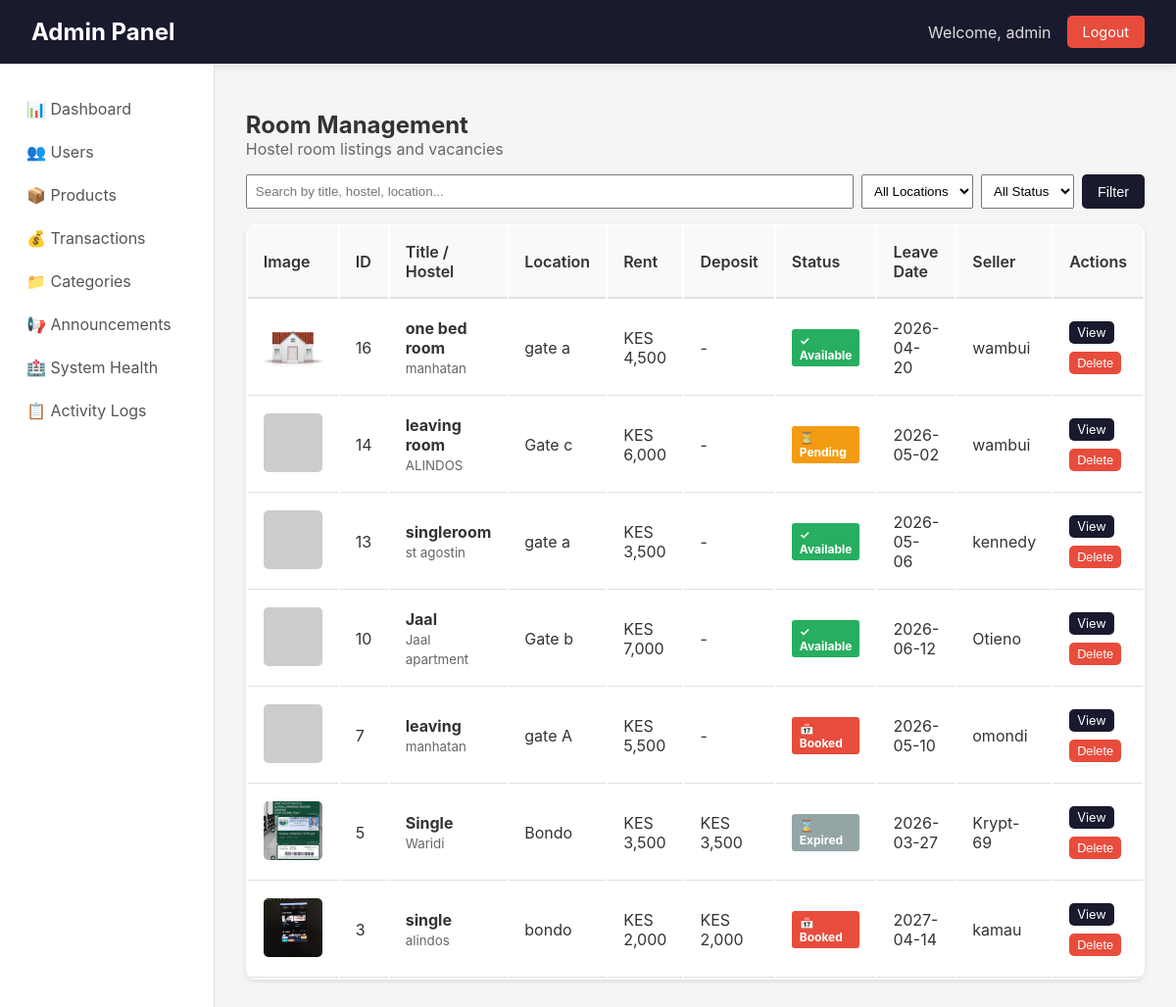
The app's page /admin/rooms (signed in), older data.
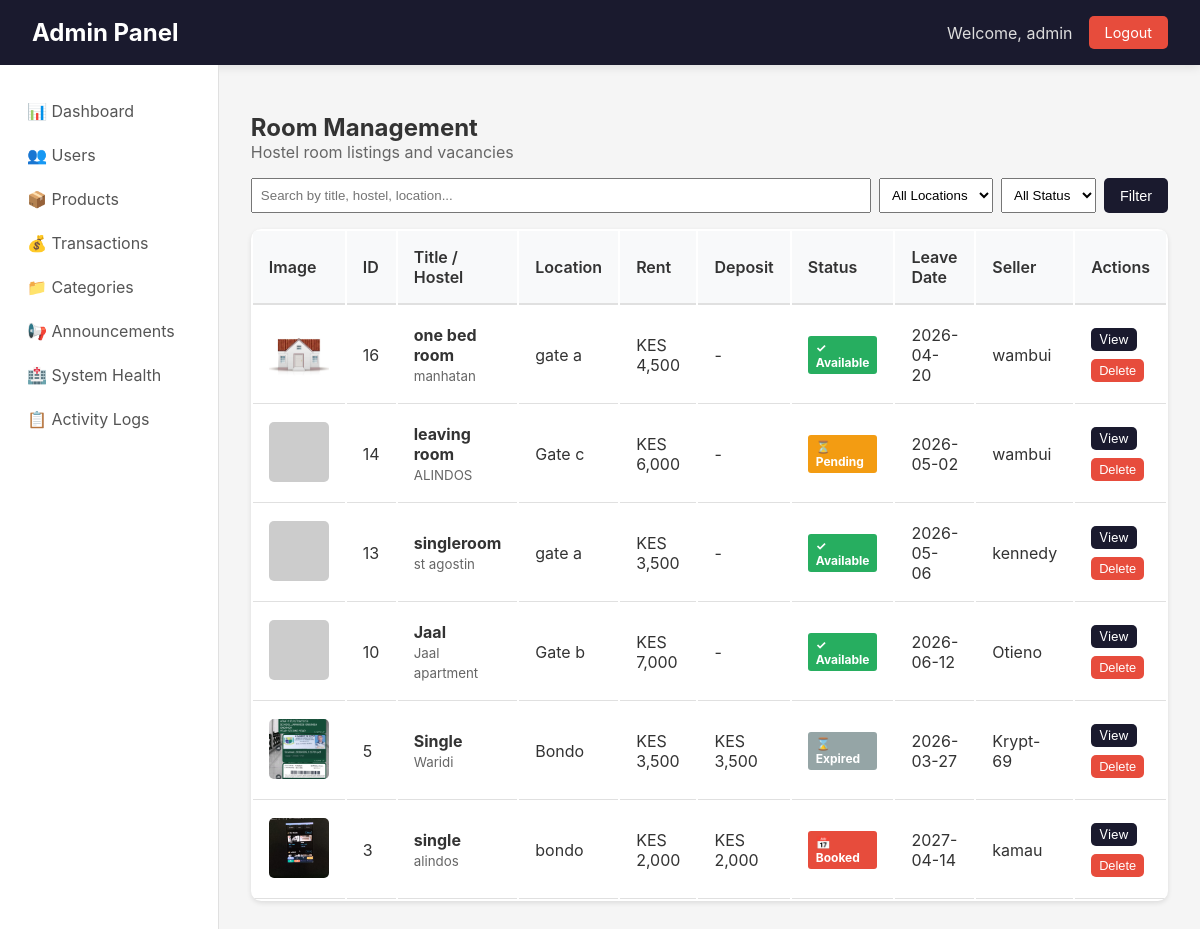
The same page, newer data.
### app/models.py (models this page shows, shortened)
class Product(db.Model):
    __tablename__ = 'products'
    id = db.Column(db.Integer, primary_key=True)
    title = db.Column(db.String(100), nullable=False)
    description = db.Column(db.Text)
    price = db.Column(db.Float, nullable=False)
    condition = db.Column(db.String(20))
    contact_info = db.Column(db.Text)
    is_fast_moving = db.Column(db.Boolean, default=False)
    is_active = db.Column(db.Boolean, default=True)
    is_sold = db.Column(db.Boolean, default=False)
    Token = db.Column(db.Float, nullable=False)
    category_id = db.Column(db.Integer, db.ForeignKey('categories.id'), nullable=False)
    seller_id = db.Column(db.Integer, db.ForeignKey('users.id'), nullable=False)
    image_group_id = db.Column(db.Integer, db.ForeignKey('product_image_groups.id'), nullable=True)
    created_at = db.Column(db.DateTime, default=datetime.utcnow)
    updated_at = db.Column(db.DateTime, default=datetime.utcnow, onupdate=datetime.utcnow)
    hostel_name = db.Column(db.String(100), nullable=False, default='')
    location = db.Column(db.String(100), nullable=False, default='')
    leave_date = db.Column(db.DateTime, nullable=False, default=datetime.utcnow)
    room_type = db.Column(db.String(20), default='single')
    deposit = db.Column(db.Float, default=0)
    commission_percentage = db.Column(db.Float, default=0)
    is_commission_listing = db.Column(db.Boolean, default=False)
    status = db.Column(db.String(20), default='available')
    agreement_user_id = db.Column(db.Integer, db.ForeignKey('users.id'), nullable=True)
    agreement_expires_at = db.Column(db.DateTime, nullable=True)
    booked_at = db.Column(db.DateTime, nullable=True)
    total_unlocks = db.Column(db.Integer, default=0)
    last_interest_update = db.Column(db.DateTime, default=datetime.utcnow)
    payments = db.relationship('Payment', back_populates='product', lazy=True, cascade="all, delete-orphan")
    chats = db.relationship('Chat', back_populates='product', lazy=True, cascade='all, delete-orphan')
    offers = db.relationship('Offer', back_populates='product', lazy=True, cascade='all, delete-orphan')
    unlocks = db.relationship(
    'ProductUnlock',
    back_populates='product',
    cascade='all, delete-orphan'
)
    notifications = db.relationship(
    'Notification',
    back_populates='product',
    cascade='all, delete-orphan'
)
    agreement_user = db.relationship('User', foreign_keys=[agreement_user_id])
    category = db.relationship('Category', back_populates='products')
    seller = db.relationship('User', foreign_keys=[seller_id], back_populates='products')
    image_group = db.relationship('ProductImageGroup', back_populates='product')

class ProductImage(db.Model):
    __tablename__ = 'product_images'
    id = db.Column(db.Integer, primary_key=True)
    filename = db.Column(db.String(255), nullable=False)
    filepath = db.Column(db.String(500), nullable=False)
    uploaded_at = db.Column(db.DateTime, default=datetime.utcnow)
    group_id = db.Column(db.Integer, db.ForeignKey('product_image_groups.id'))
    group = db.relationship('ProductImageGroup', back_populates='images')

class User(UserMixin, db.Model):
    __tablename__ = 'users'
    id = db.Column(db.Integer, primary_key=True)
    username = db.Column(db.String(80), unique=True, nullable=False)
    email = db.Column(db.String(120), unique=True, nullable=False)
    password_hash = db.Column(db.String(128))
    phone = db.Column(db.String(20))
    created_at = db.Column(db.DateTime, default=datetime.utcnow)
    google_id = db.Column(db.String(100), unique=True, nullable=True)
    profile_picture = db.Column(db.String(500), nullable=True)
    products = db.relationship('Product',
        foreign_keys='Product.seller_id',
        back_populates='seller',
        lazy=True
    )
    payments = db.relationship('Payment',
        back_populates='payment_user',
        lazy=True
    )
    phone_number = db.Column(db.String(20))
    campus_location = db.Column(db.String(100))
    hostel_name = db.Column(db.String(100))
    hostel_room = db.Column(db.String(20))
    whatsapp_number = db.Column(db.String(20))
    show_contact_details = db.Column(db.Boolean, default=True)
    contact_preference = db.Column(db.String(20), default='whatsapp')
    is_admin = db.Column(db.Boolean, default=False)
    conversations_as_buyer = db.relationship('Chat',
        foreign_keys='Chat.buyer_id',
        back_populates='buyer',
        lazy=True,
        cascade='all, delete-orphan'
    )
    conversations_as_seller = db.relationship('Chat',
        foreign_keys='Chat.seller_id',
        back_populates='seller',
        lazy=True,
        cascade='all, delete-orphan'
    )
    sent_messages = db.relationship('Message',
        foreign_keys='Message.sender_id',
        back_populates='sender',
        lazy=True,
        cascade='all, delete-orphan'
    )
    sent_offers = db.relationship('Offer',
        foreign_keys='Offer.buyer_id',
        back_populates='offer_buyer',
        lazy=True
    )
    received_offers = db.relationship('Offer',
        foreign_keys='Offer.seller_id',
        back_populates='offer_seller',
        lazy=True
    )

### app/admin/routes.py (the view)
@admin_bp.route('/rooms')
@login_required
@admin_required
def rooms():
    page = request.args.get('page', 1, type=int)
    search = request.args.get('search', '')
    status = request.args.get('status', 'all')
    location = request.args.get('location', '')
    query = Product.query.filter(
        Product.hostel_name != '',
        Product.hostel_name.isnot(None)
    )
    if search:
        query = query.filter(
            (Product.title.ilike(f'%{search}%')) |
            (Product.hostel_name.ilike(f'%{search}%')) |
            (Product.location.ilike(f'%{search}%'))
        )
    if location:
        query = query.filter(Product.location.ilike(f'%{location}%'))
    if status == 'available':
        query = query.filter(Product.status == 'available', Product.is_active == True)
    elif status == 'pending':
        query = query.filter(Product.status == 'pending')
    elif status == 'booked':
        query = query.filter(Product.status == 'booked')
    elif status == 'expired':
        query = query.filter(Product.status == 'expired')
    elif status == 'inactive':
        query = query.filter(Product.is_active == False)
    rooms = query.order_by(Product.created_at.desc()).paginate(page=page, per_page=20, error_out=False)
    locations = db.session.query(Product.location).filter(
        Product.hostel_name != '',
        Product.location != ''
    ).distinct().all()
    locations = [loc[0] for loc in locations if loc[0]]
    return render_template('admin/rooms.html', rooms=rooms, search=search, status=status, location=location, locations=locations)

### app/admin/routes.py (called while the page is built)
def admin_required(f):
    @wraps(f)
    def decorated_function(*args, **kwargs):
        if not current_user.is_authenticated:
            flash('Please login to access admin area.', 'warning')
            return redirect(url_for('auth.login'))
        if not current_user.is_admin:
            flash('Admin access required.', 'error')
            return redirect(url_for('main.index'))
        return f(*args, **kwargs)
    return decorated_function

### app/models.py (called while the page is built)
@login_manager.user_loader
def load_user(user_id):
    return User.query.get(int(user_id))

### app/templates/admin/rooms.html (shortened to what this page needs)
{% extends "admin/base.html" %}
{% block content %}
<h2>Room Management</h2>
<p style="color: #666; margin-bottom: 1rem;">Hostel room listings and vacancies</p>
<div style="margin-bottom: 1rem;">
    <form method="GET" style="display: flex; gap: 0.5rem; flex-wrap: wrap;">
        <input type="text" name="search" placeholder="Search by title, hostel, location..." value="{{ search }}" style="flex: 2; padding: 0.5rem;">
        <select name="location" style="padding: 0.5rem;">
            <option value="">All Locations</option>
        </select>
        <select name="status" style="padding: 0.5rem;">
            <option value="all" {% if status == 'all' %}selected{% endif %}>All Status</option>
        </select>
        <button type="submit" class="btn btn-primary">Filter</button>
    </form>
</div>
<table class="data-table">
    <thead>
        <tr>
            <th>Image</th>
            <th>ID</th>
            <th>Title / Hostel</th>
            <th>Location</th>
            <th>Rent</th>
            <th>Deposit</th>
            <th>Status</th>
            <th>Leave Date</th>
            <th>Seller</th>
            <th>Actions</th>
        </tr>
    </thead>
    <tbody>
        {% for room in rooms.items %}
        <tr>
            <td>
                {% if room.image_group and room.image_group.images %}
                    <img src="{{ url_for('static', filename='uploads/product_images/' + room.image_group.images[0].filename) }}"
                         class="room-image"
                         alt="{{ room.title }}"
                         onerror="this.onerror=null; this.src='https://via.placeholder.com/60?text=No+Image'">
                {% else %}
                    <div style="width: 60px; height: 60px; background: #f0f0f0; display: flex; align-items: center; justify-content: center; border-radius: 5px;">🏠</div>
                {% endif %}
            </td>
            <td>{{ room.id }}</td>
            <td>
                <strong>{{ room.title[:35] }}</strong><br>
                <small style="color: #666;">{{ room.hostel_name }}</small>
            </td>
            <td>{{ room.location }}</td>
            <td>KES {{ "{:,.0f}".format(room.price) }}</td>
            <td>{% if room.deposit > 0 %}KES {{ "{:,.0f}".format(room.deposit) }}{% else %}-{% endif %}</td>
            <td>
                <span class="status-badge status-{{ room.status }}">
                    {% if room.status == 'available' %}✓ Available
                    {% elif room.status == 'pending' %}⏳ Pending
                    {% elif room.status == 'booked' %}📅 Booked
                    {% elif room.status == 'expired' %}⌛ Expired
                    {% else %}❌ Inactive{% endif %}
                </span>
            </td>
            <td>{{ room.leave_date.strftime('%Y-%m-%d') if room.leave_date else '-' }}</td>
            <td>{{ room.seller.username if room.seller else 'N/A' }}</td>
            <td>
                <div style="display: flex; gap: 0.5rem; flex-wrap: wrap;">
                    <a href="{{ url_for('admin.room_detail', room_id=room.id) }}" class="btn btn-sm btn-primary">View</a>
                    <form method="POST" action="{{ url_for('admin.delete_room', room_id=room.id) }}"
                          onsubmit="return confirm('Delete this room listing? This cannot be undone.');"
                          style="display: inline;">
                        <button type="submit" class="btn btn-sm btn-danger">Delete</button>
                    </form>
                </div>
            </td>
        </tr>
        {% endfor %}
    </tbody>
</table>
{% endblock %}

Row changes from the older to the newer data that the page shows:
removed Product: id "7", title "leaving", hostel_name "manhatan", location "gate A", price "5,500", status "📅 Booked", leave_date "2026-05-10", seller "omondi"
